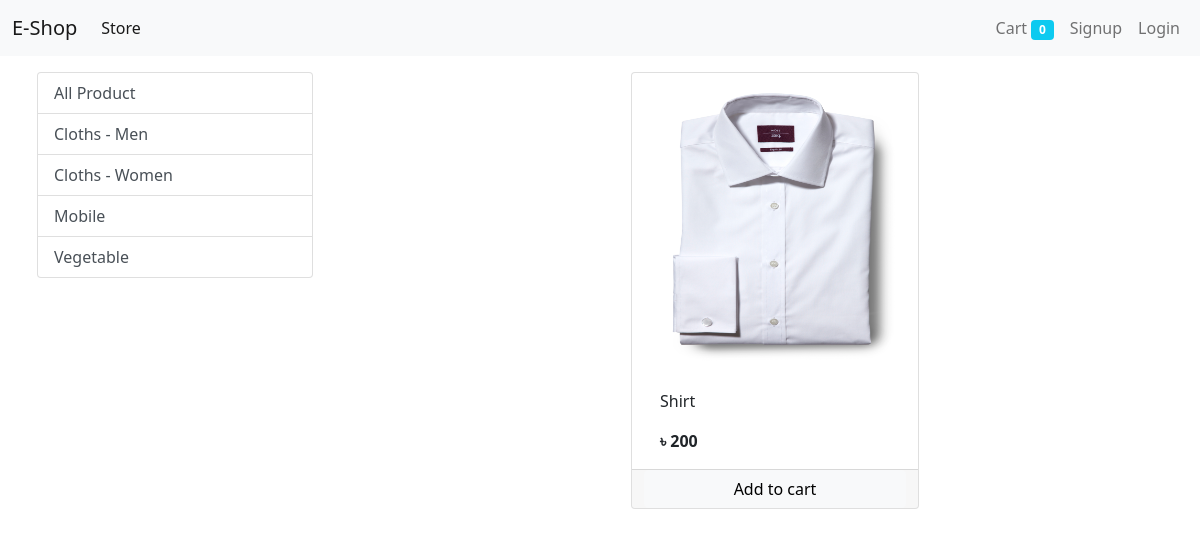
/store?category=1, run on the app's committed database.
### store/models/category.py (models this page shows, shortened)
class Category(models.Model):
    name = models.CharField(max_length=20)
    @staticmethod
    def get_all_categories():
        return Category.objects.all()

### store/models/product.py (models this page shows, shortened)
class Product(models.Model):
    name = models.CharField(max_length=50)
    price = models.IntegerField(default=0)
    category = models.ForeignKey(Category, on_delete=models.CASCADE, default=1)
    description = models.CharField(max_length=200, default='', null=True, blank=True)
    image = models.ImageField(upload_to='uploads/products/')
    @staticmethod
    def get_all_products_by_categoryid(category_id):
        if category_id:
            return Product.objects.filter(category = category_id)
        else:
            return Product.get_all_products()

### store/views/home.py (the view)
# urls.py: path('', include('store.urls'))
def store(request):
    cart = request.session.get('cart')
    if not cart:
        request.session['cart'] = {}
    products = None
    categories = Category.get_all_categories()
    categoryID = request.GET.get('category')
    if categoryID:
        products = Product.get_all_products_by_categoryid(categoryID)
    else:
        products = Product.get_all_products();
    data = {}
    data['products'] = products
    data['categories'] = categories
    return render(request, 'index.html', data)

### store/templatetags/cart.py (called while the page is built)
@register.filter(name='is_in_cart')
def is_in_cart(product, cart):
    keys = cart.keys()
    for id in keys:
        if int(id) == product.id:
            return True
    return False

### store/templatetags/custom_filter.py (called while the page is built)
@register.filter(name='currency')
def currency(number):
    return "৳ " + str(number)

### store/templates/index.html (shortened to what this page needs)
{% extends 'base.html' %}
{% block content %}
{% load cart %}
{% load custom_filter %}
<div class="container-fluid mt-3">
  <div class="row">
    <div class="col-lg-3 mx-auto mb-3">
      <div class="list-group">
        <a href="/" class="list-group-item list-group-item-action">
          All Product
        </a>
        {% for category in categories %}
        <a href="/?category={{category.id}}" class="list-group-item list-group-item-action">
          {{category.name}}
        </a>
        {% endfor %}
      </div>
    </div>
    <div id="product" class="col-lg-8 mx-auto">
      <div class="row mx-auto">
        {% for product in products %}
        <div class="card mx-auto mb-3" id="{{product.id}}" style="width: 18rem">
          <img style="height: 300px" src="{{product.image.url}}" class="card-img-top" alt="" />
          <div class="card-body">
            <hp class="card-title">{{product.name}}</p>
              <p class="card-text"><b>{{product.price|currency}}</b></p>
          </div>
          <div class="card-footer p-0 row">
            {% if product|is_in_cart:request.session.cart %}
            <div class="row">
              <form action="/#{{product.id}}" method="POST" class="col-2" style="margin-left: -12px;">
                {% csrf_token %}
                <input hidden type="text" name="product" value="{{product.id}}">
                <input hidden type="number" name="remove" value="-1">
                <input type="submit" class="btn btn-light" value=" - ">
              </form>
              <div class="text-center pt-2 col">{{product|cart_quantity:request.session.cart}} in cart</div>
              <form action="/#{{product.id}}" method="POST" class="col-2" style="margin-right: -11px;">
                {% csrf_token %}
                <input hidden type="text" name="product" value="{{product.id}}">
                <input type="submit" class="btn btn-light" value=" + ">
              </form>
            </div>
            {% else %}
            <form action="/#{{product.id}}" method="POST" class="d-grid">
              <input href="#" type="submit" class="btn btn-light" value="Add to cart">
            </form>
            {% endif %}
          </div>
        </div>
        {% endfor %}
      </div>
    </div>
  </div>
</div>
{% endblock %}

### data on the page
Category: name "Cloths - Men"
Category: name "Cloths - Women"
Category: name "Mobile"
Category: name "Vegetable"
Product: image (picture), name "Shirt", price "৳ 200"

### other printed values
{{ request.session.cart.keys|length }} "0"
